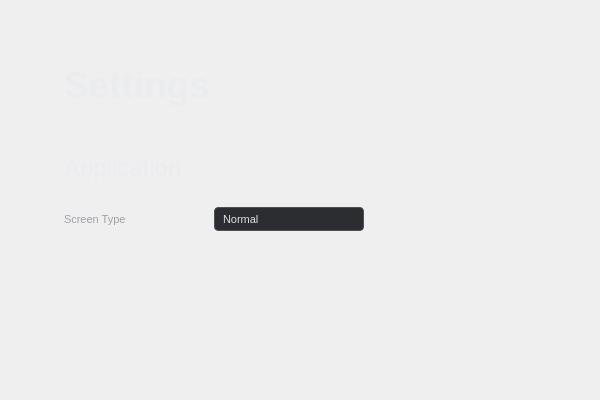
<?xml version="1.0" encoding="UTF-8"?>
<ui version="4.0">
 <class>SettingsClass</class>
 <widget class="QWidget" name="SettingsClass">
  <property name="geometry">
   <rect>
    <x>0</x>
    <y>0</y>
    <width>600</width>
    <height>400</height>
   </rect>
  </property>
  <property name="windowTitle">
   <string>Settings</string>
  </property>
  <layout class="QHBoxLayout" name="horizontalLayout_4">
   <property name="spacing">
    <number>0</number>
   </property>
   <property name="leftMargin">
    <number>64</number>
   </property>
   <property name="topMargin">
    <number>64</number>
   </property>
   <property name="rightMargin">
    <number>0</number>
   </property>
   <property name="bottomMargin">
    <number>0</number>
   </property>
   <item alignment="Qt::AlignmentFlag::AlignLeft|Qt::AlignmentFlag::AlignTop">
    <widget class="QWidget" name="verticalWidget" native="true">
     <layout class="QHBoxLayout" name="horizontalLayout">
      <property name="spacing">
       <number>16</number>
      </property>
      <property name="leftMargin">
       <number>0</number>
      </property>
      <property name="topMargin">
       <number>0</number>
      </property>
      <property name="rightMargin">
       <number>0</number>
      </property>
      <property name="bottomMargin">
       <number>0</number>
      </property>
      <item alignment="Qt::AlignmentFlag::AlignHCenter|Qt::AlignmentFlag::AlignTop">
       <widget class="QWidget" name="verticalWidget_2" native="true">
        <property name="minimumSize">
         <size>
          <width>256</width>
          <height>0</height>
         </size>
        </property>
        <property name="maximumSize">
         <size>
          <width>16777215</width>
          <height>16777215</height>
         </size>
        </property>
        <layout class="QVBoxLayout" name="verticalLayout">
         <property name="spacing">
          <number>8</number>
         </property>
         <property name="leftMargin">
          <number>0</number>
         </property>
         <property name="topMargin">
          <number>0</number>
         </property>
         <property name="rightMargin">
          <number>0</number>
         </property>
         <property name="bottomMargin">
          <number>0</number>
         </property>
         <item>
          <widget class="QLabel" name="label">
           <property name="minimumSize">
            <size>
             <width>0</width>
             <height>0</height>
            </size>
           </property>
           <property name="maximumSize">
            <size>
             <width>16777215</width>
             <height>48</height>
            </size>
           </property>
           <property name="font">
            <font>
             <pointsize>28</pointsize>
             <bold>true</bold>
            </font>
           </property>
           <property name="styleSheet">
            <string notr="true">color: #EBECF0</string>
           </property>
           <property name="text">
            <string>Settings</string>
           </property>
          </widget>
         </item>
         <item>
          <spacer name="verticalSpacer">
           <property name="orientation">
            <enum>Qt::Orientation::Vertical</enum>
           </property>
           <property name="sizeHint" stdset="0">
            <size>
             <width>20</width>
             <height>40</height>
            </size>
           </property>
          </spacer>
         </item>
         <item>
          <widget class="QLabel" name="label_3">
           <property name="font">
            <font>
             <pointsize>18</pointsize>
             <bold>false</bold>
            </font>
           </property>
           <property name="styleSheet">
            <string notr="true">QLabel {
	color: #EBECF0;
    padding-bottom: 8px;
	border-bottom: 1px solid #9DA0A8;
}</string>
           </property>
           <property name="text">
            <string>Application</string>
           </property>
           <property name="indent">
            <number>0</number>
           </property>
          </widget>
         </item>
         <item alignment="Qt::AlignmentFlag::AlignVCenter">
          <widget class="QWidget" name="verticalWidget_4" native="true">
           <property name="minimumSize">
            <size>
             <width>300</width>
             <height>0</height>
            </size>
           </property>
           <property name="maximumSize">
            <size>
             <width>300</width>
             <height>16777215</height>
            </size>
           </property>
           <layout class="QVBoxLayout" name="verticalLayout_3">
            <property name="spacing">
             <number>8</number>
            </property>
            <property name="leftMargin">
             <number>0</number>
            </property>
            <property name="topMargin">
             <number>8</number>
            </property>
            <property name="rightMargin">
             <number>0</number>
            </property>
            <property name="bottomMargin">
             <number>0</number>
            </property>
            <item alignment="Qt::AlignmentFlag::AlignVCenter">
             <widget class="QWidget" name="horizontalWidget_2" native="true">
              <property name="minimumSize">
               <size>
                <width>0</width>
                <height>24</height>
               </size>
              </property>
              <property name="maximumSize">
               <size>
                <width>16777215</width>
                <height>24</height>
               </size>
              </property>
              <layout class="QHBoxLayout" name="horizontalLayout_3">
               <property name="spacing">
                <number>0</number>
               </property>
               <property name="leftMargin">
                <number>0</number>
               </property>
               <property name="topMargin">
                <number>0</number>
               </property>
               <property name="rightMargin">
                <number>0</number>
               </property>
               <property name="bottomMargin">
                <number>0</number>
               </property>
               <item>
                <widget class="QLabel" name="label_9">
                 <property name="sizePolicy">
                  <sizepolicy hsizetype="Minimum" vsizetype="Preferred">
                   <horstretch>0</horstretch>
                   <verstretch>0</verstretch>
                  </sizepolicy>
                 </property>
                 <property name="minimumSize">
                  <size>
                   <width>128</width>
                   <height>0</height>
                  </size>
                 </property>
                 <property name="font">
                  <font>
                   <pointsize>8</pointsize>
                  </font>
                 </property>
                 <property name="styleSheet">
                  <string notr="true">color: #9DA0A8</string>
                 </property>
                 <property name="text">
                  <string>Screen Type</string>
                 </property>
                 <property name="indent">
                  <number>0</number>
                 </property>
                </widget>
               </item>
               <item>
                <widget class="QComboBox" name="comboBox_2">
                 <property name="sizePolicy">
                  <sizepolicy hsizetype="Minimum" vsizetype="Fixed">
                   <horstretch>0</horstretch>
                   <verstretch>0</verstretch>
                  </sizepolicy>
                 </property>
                 <property name="minimumSize">
                  <size>
                   <width>0</width>
                   <height>0</height>
                  </size>
                 </property>
                 <property name="font">
                  <font>
                   <pointsize>8</pointsize>
                  </font>
                 </property>
                 <property name="styleSheet">
                  <string notr="true">QComboBox {
	background: #2B2D30;
	border: 1px solid #4E5157;
	border-radius: 4px;
    color: #DFE1E5;
    padding: 4px 8px;
}

QComboBox:hover {
	border: 1px solid #6F737A;
}

QComboBox:focus {
	border: 2px solid #3574F0;
}

QComboBox::down-arrow {
    image: url(:/qt_sandbox_1/assets/chevronDown_dark.svg);
    width: 12px;
    height: 12px;
}

QComboBox::drop-down {
    subcontrol-origin: padding;
    subcontrol-position: top right;
    width: 24px;
    border: none;
}

QComboBox QAbstractItemView {
    border: 1px solid #4E5157;
    background: #2B2D30;
	border-radius: 4px;
    outline: 0;
}

QComboBox QAbstractItemView::item {
    padding: 4px;
    border: none;
    background: #2B2D30;
	border-radius: 4px;
}

QComboBox QAbstractItemView::item:hover {
    background: #3574F0;
}


QComboBox QAbstractItemView QScrollBar::handle:vertical {
    background: #4E5157;
    width: 4px;
    border-radius: 2px;
}

QComboBox QAbstractItemView QScrollBar::handle:vertical:hover {
    background: #6F737A;
}

QComboBox QAbstractItemView QScrollBar::add-line:vertical,
QComboBox QAbstractItemView QScrollBar::sub-line:vertical {
    height: 0px;
    subcontrol-origin: margin;
}

QComboBox QAbstractItemView QScrollBar::add-page:vertical,
QComboBox QAbstractItemView QScrollBar::sub-page:vertical {
    background: #2B2D30;;
}

</string>
                 </property>
                 <property name="currentText">
                  <string>Normal</string>
                 </property>
                 <property name="insertPolicy">
                  <enum>QComboBox::InsertPolicy::InsertAtTop</enum>
                 </property>
                 <property name="iconSize">
                  <size>
                   <width>16</width>
                   <height>16</height>
                  </size>
                 </property>
                 <item>
                  <property name="text">
                   <string>Normal</string>
                  </property>
                  <property name="icon">
                   <iconset>
                    <normaloff>../../qlogicae_cogita/qlogicae_cogita/qlogicae/qlogicae/application/assets/icons/restore_dark.png</normaloff>../../qlogicae_cogita/qlogicae_cogita/qlogicae/qlogicae/application/assets/icons/restore_dark.png</iconset>
                  </property>
                 </item>
                 <item>
                  <property name="text">
                   <string>Fullscreen</string>
                  </property>
                  <property name="icon">
                   <iconset>
                    <normaloff>../../qlogicae_cogita/qlogicae_cogita/qlogicae/qlogicae/application/assets/icons/desktop_dark.png</normaloff>../../qlogicae_cogita/qlogicae_cogita/qlogicae/qlogicae/application/assets/icons/desktop_dark.png</iconset>
                  </property>
                 </item>
                 <item>
                  <property name="text">
                   <string>Minimize</string>
                  </property>
                  <property name="icon">
                   <iconset>
                    <normaloff>../../qlogicae_cogita/qlogicae_cogita/qlogicae/qlogicae/application/assets/icons/minimize_dark.png</normaloff>../../qlogicae_cogita/qlogicae_cogita/qlogicae/qlogicae/application/assets/icons/minimize_dark.png</iconset>
                  </property>
                 </item>
                 <item>
                  <property name="text">
                   <string>Maximize</string>
                  </property>
                  <property name="icon">
                   <iconset>
                    <normaloff>../../qlogicae_cogita/qlogicae_cogita/qlogicae/qlogicae/application/assets/icons/maximize_dark.png</normaloff>../../qlogicae_cogita/qlogicae_cogita/qlogicae/qlogicae/application/assets/icons/maximize_dark.png</iconset>
                  </property>
                 </item>
                </widget>
               </item>
              </layout>
             </widget>
            </item>
           </layout>
          </widget>
         </item>
         <item alignment="Qt::AlignmentFlag::AlignTop">
          <widget class="QWidget" name="verticalWidget_3" native="true">
           <property name="minimumSize">
            <size>
             <width>300</width>
             <height>0</height>
            </size>
           </property>
           <property name="maximumSize">
            <size>
             <width>300</width>
             <height>16777215</height>
            </size>
           </property>
           <layout class="QVBoxLayout" name="verticalLayout_2">
            <property name="spacing">
             <number>0</number>
            </property>
            <property name="leftMargin">
             <number>0</number>
            </property>
            <property name="topMargin">
             <number>0</number>
            </property>
            <property name="rightMargin">
             <number>0</number>
            </property>
            <property name="bottomMargin">
             <number>0</number>
            </property>
            <item>
             <widget class="QWidget" name="horizontalWidget" native="true">
              <property name="minimumSize">
               <size>
                <width>0</width>
                <height>24</height>
               </size>
              </property>
              <property name="maximumSize">
               <size>
                <width>16777215</width>
                <height>24</height>
               </size>
              </property>
              <layout class="QHBoxLayout" name="horizontalLayout_2">
               <property name="spacing">
                <number>0</number>
               </property>
               <property name="leftMargin">
                <number>0</number>
               </property>
               <property name="topMargin">
                <number>0</number>
               </property>
               <property name="rightMargin">
                <number>0</number>
               </property>
               <property name="bottomMargin">
                <number>0</number>
               </property>
              </layout>
             </widget>
            </item>
           </layout>
          </widget>
         </item>
        </layout>
       </widget>
      </item>
     </layout>
    </widget>
   </item>
  </layout>
 </widget>
 <layoutdefault spacing="6" margin="11"/>
 <resources/>
 <connections/>
</ui>
